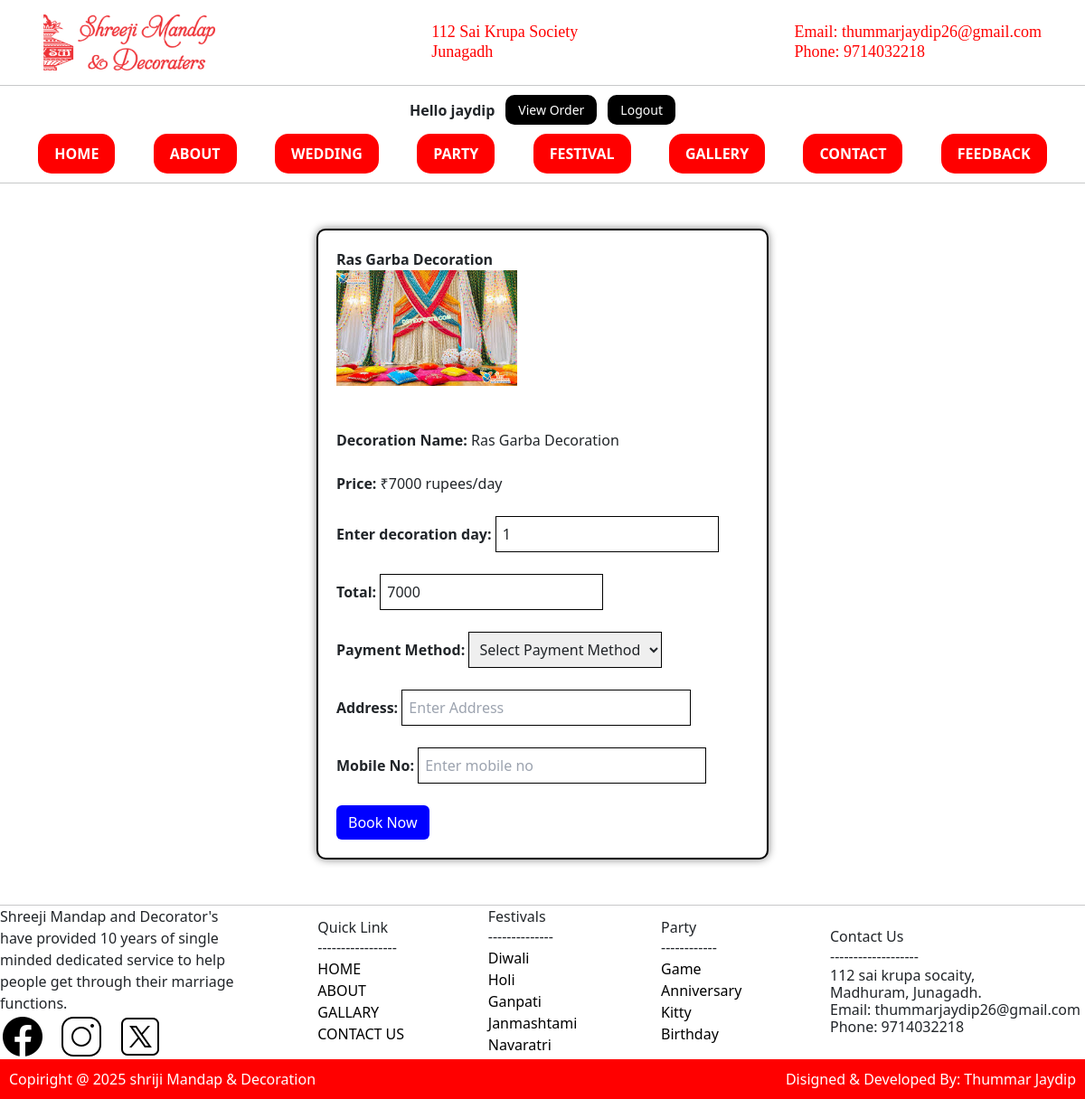
The page /client/php/booknow.php?id=18 (signed in) on the database its author committed.
### tables this page shows
CREATE TABLE `products` (
  `id` int(11) NOT NULL,
  `category_id` int(100) NOT NULL,
  `subcategory_id` int(100) NOT NULL,
  `name` varchar(40) NOT NULL,
  `price` varchar(50) NOT NULL,
  `description` varchar(70) NOT NULL,
  `image` varchar(200) NOT NULL
);

### client/php/booknow.php (the view, shortened to what this page needs)
<?php
include 'dbconnection.php';
include 'header.php';
if (!isset($_SESSION['userid']))
{
    echo "<script>
        alert('Please login first.');
        window.location.href='login.php';
    </script>";
    exit;
}
else
{
    if (isset($_GET['id']))
    {
        $id = $_GET['id'];
        $sql = "SELECT * FROM products WHERE id = '$id' ";
        $result = mysqli_query($con, $sql);
        $row = mysqli_fetch_assoc($result);
        if($row)
        {
    ?>
    <html>
        <head>
        </head>
        <body>
        <div class="booking-box">
            <form action="placeorder.php" method="post">
                <p><b><?= $row['name'] ?></b></p>
                <img src="../../products/<?= $row['image'] ?>" width="200px" height="200px"><br><br>
                <p><b>Decoration Name:</b> <?= $row['name'] ?></p><br>
                <p><b>Price:</b> ₹<?= $row['price'] ?> rupees/day</p><br>
                <?php
                    $day = 1;
                    $price = $row['price'];
                    $total = $price * $day;
                ?>
                <p>
                    <label><b>Enter decoration day:</b></label>
                    <input type="number" id="day" class="box" name="day" value="<?php echo $day; ?>" min="1" oninput="updateTotal()">
                </p><br>
                <p>
                    <label><b>Total:</b></label>
                    <input type="text" id="total" name="total" class="box" value="<?php echo $total; ?>" readonly>
                </p><br>
                <p>
                    <label><b>Payment Method:</b></label>
                    <select name="payment_method" class="box" required>
                        <option value="" class="box">Select Payment Method</option>
                    </select>
                </p><br>
                <p>
                    <label><b>Address:</b></label>
                    <input type="text" class="box" name="address"  placeholder="Enter Address" required style="width:70%;">
                </p><br>
                <p>
                    <label><b>Mobile No:</b></label>
                    <input type="number" class="box" name="mobile" placeholder="Enter mobile no" required style="width:70%;">
                </p><br>
                <button type="submit" name="booknow" class="btn">Book Now</button>
            </form>
        </div>
        </body>
    </html>
    <?php
        }
        else
        {
            echo "Product not found.";
        }
    }
    else
    {
        echo "Invalid request (ID missing).";
    }
    echo "<hr>";
    include 'footer.php';
}
?>

### client/php/header.php (style rules this page uses)
* { margin: 0; padding: 0; box-sizing: border-box; }

### client/php/booknow.php (style rules this page uses)
.booking-box { width: 500px; margin: 50px auto; border: 2px solid black; padding: 20px; border-radius: 10px; box-shadow:0 0 10px gray; background-color: #fff; }
.btn { background-color: blue; color: white; }
.box { padding: 7px; border: 1px solid black; }

### rows shown on the page
products: name "Ras Garba Decoration", image (picture), price "7000", total "7000"

### other values the page prints
$_SESSION['username'] "jaydip"
